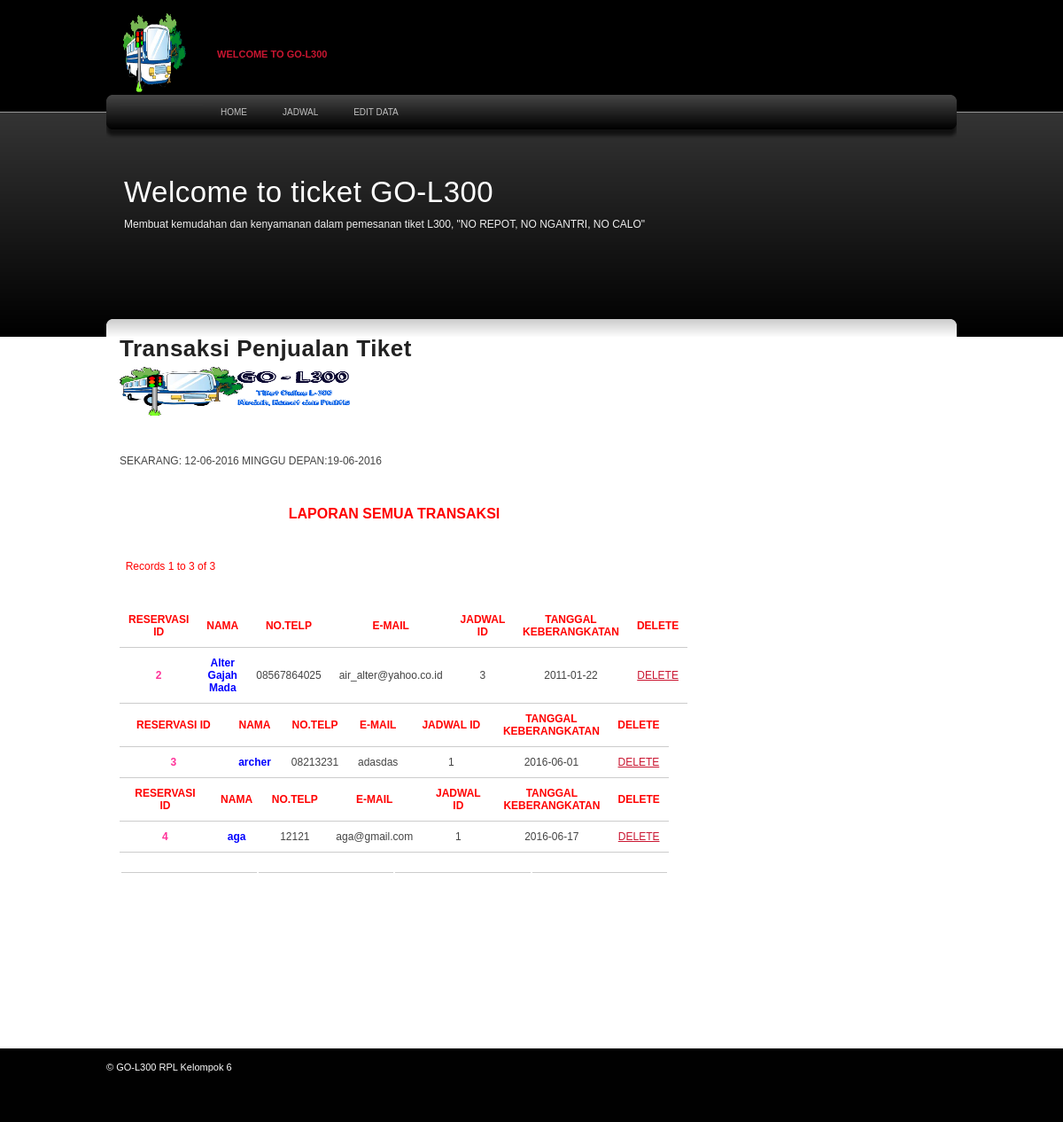
The page /admin/all_aporan.php on the database its author committed.
### tables this page shows
CREATE TABLE IF NOT EXISTS `reservasi` (
  `reservasiID` int(11) NOT NULL,
  `nama` varchar(64) NOT NULL DEFAULT '',
  `no_identitas` varchar(64) NOT NULL DEFAULT '',
  `identitasID` int(11) NOT NULL,
  `no_telp` varchar(24) NOT NULL DEFAULT '',
  `email` varchar(64) NOT NULL DEFAULT '',
  `jadwalID` int(11) NOT NULL,
  `KAID` int(11) NOT NULL,
  `stasiunID` int(11) NOT NULL,
  `stasiunID1` int(11) NOT NULL,
  `pembayaranID` int(11) NOT NULL,
  `pemilik` varchar(64) NOT NULL,
  `bankID` int(11) NOT NULL,
  `rekening` varchar(64) NOT NULL DEFAULT '',
  `jumlahID` int(11) NOT NULL,
  `tanggal_berangkat` date NOT NULL
);

### admin/all_aporan.php (the view, shortened to what this page needs)
<?php require_once('../Connections/connkereta.php'); ?><?php
$maxRows_rsreservasi = 5;
$pageNum_rsreservasi = 0;
$startRow_rsreservasi = $pageNum_rsreservasi * $maxRows_rsreservasi;
$query_rsreservasi = "SELECT reservasi.reservasiID, reservasi.nama, reservasi.no_identitas, reservasi.identitasID, reservasi.no_telp, reservasi.email, reservasi.jadwalID, reservasi.KAID, reservasi.KAID, reservasi.stasiunID, reservasi.stasiunID1, reservasi.pembayaranID, reservasi.pemilik, reservasi.bankID, reservasi.rekening, reservasi.jumlahID, reservasi.tanggal_berangkat, jadwal.Harga, jadwal.Jam, ka.KANama, pembayaran.jenisPembayaran, stasiun.stasiunNama, stasiun1.stasiunNama1, identitas.jenisID, bank.bankNama, jumlah.jumlahNama FROM reservasi, jadwal, ka, pembayaran, stasiun, stasiun1, identitas, bank, jumlah WHERE (reservasi.identitasID=identitas.identitasID) AND (reservasi.jadwalID=jadwal.jadwalID) AND (reservasi.KAID=KA.KAID) AND (reservasi.stasiunID=stasiun.stasiunID) AND (reservasi.stasiunID1=stasiun1.stasiunID1) AND (reservasi.pembayaranID=pembayaran.pembayaranID) AND (reservasi.bankID=bank.bankID) AND (reservasi.jumlahID=jumlah.jumlahID) ORDER BY reservasi.reservasiID ASC";
$query_limit_rsreservasi = sprintf("%s LIMIT %d, %d", $query_rsreservasi, $startRow_rsreservasi, $maxRows_rsreservasi);
$rsreservasi = mysql_query($query_limit_rsreservasi, $connkereta) or die(mysql_error());
$row_rsreservasi = mysql_fetch_assoc($rsreservasi);
if (isset($_GET['totalRows_rsreservasi'])) {
  $totalRows_rsreservasi = $_GET['totalRows_rsreservasi'];
} else {
  $all_rsreservasi = mysql_query($query_rsreservasi);
  $totalRows_rsreservasi = mysql_num_rows($all_rsreservasi);
}
?><!DOCTYPE html PUBLIC "-//W3C//DTD XHTML 1.0 Strict//EN" "http://www.w3.org/TR/xhtml1/DTD/xhtml1-strict.dtd">
<html xmlns="http://www.w3.org/1999/xhtml">
<head>
<link rel="stylesheet" href="../styles.css" type="text/css" />
</head>
<body>
<div id="container">
  <div id="header">
      <h1><a href="/"><img src="images/Go1.png" alt="" width="94" height="89" longdesc="images/200px-PT.KA.svg.png" /></a></h1>
      <h2>Welcome to GO-L300</h2>
    </div>
<div id="nav">
      <ul>
          <li><a href="admin.php">Home</a></li>
            <li><a href="edit_jadwal.php">Jadwal</a></li>
          <li><a href="edit.php">EDIT DATA</a></li>
    </ul>
  </div>
    <div id="page-intro">
      <h2>Welcome to ticket GO-L300</h2>
        <p>Membuat kemudahan dan kenyamanan dalam pemesanan tiket L300, "NO REPOT, NO NGANTRI, NO CALO"</p>
        <p>&nbsp;</p>
  </div>
    <div id="body">
    <div id="content">
      <h2><strong>Transaksi Penjualan Tiket</strong></h2>
            <p><img src="images/Go2.png" alt="" width="265" height="55" longdesc="images/footer-l2.png" /></p>
            <p><?php
$nextWeek = time() + (7*24*60*60);
echo 'SEKARANG: '.date('d-m-Y')."\n";
echo 'MINGGU DEPAN:'.date('d-m-Y',$nextWeek)."\n";
?>
  </h10></p>
          <p align="center" class="style2">LAPORAN SEMUA TRANSAKSI</p>
          <p align="left" class="style1">&nbsp;
Records <?php echo ($startRow_rsreservasi + 1) ?> to <?php echo min($startRow_rsreservasi + $maxRows_rsreservasi, $totalRows_rsreservasi) ?> of <?php echo $totalRows_rsreservasi ?> </p>
          <?php do { ?>
          <table width="100%" border="0" cellspacing="0" cellpadding="3">
            <tr>
              <td width="20%"><div align="center" class="style1">
                <div align="center"><strong>RESERVASI ID</strong></div>
              </div></td>
              <td width="10%"><div align="center" class="style1">
                <div align="center"><strong>NAMA</strong></div>
              </div></td>
              <td width="12%"><div align="center" class="style1">
                <div align="center"><strong>NO.TELP</strong></div>
              </div></td>
              <td width="11%"><div align="center" class="style1">
                <div align="center"><strong>E-MAIL</strong></div>
              </div></td>
              <td width="16%"><div align="center" class="style1">
                <div align="center"><strong>JADWAL ID</strong></div>
              </div></td>
              <td width="20%"><div align="center" class="style1">
                <div align="center"><strong>TANGGAL KEBERANGKATAN</strong></div>
              </div></td>
              <td width="11%"><div align="center" class="style1">
                <div align="center"><strong>DELETE</strong></div>
              </div></td>
            </tr>
            <tr>
              <td><div align="center" class="style7"><?php echo $row_rsreservasi['reservasiID']; ?></div></td>
              <td><div align="center" class="style6"><?php echo $row_rsreservasi['nama']; ?></div></td>
              <td><div align="center"><?php echo $row_rsreservasi['no_telp']; ?></div></td>
              <td><div align="center"><?php echo $row_rsreservasi['email']; ?></div></td>
              <td><div align="center"><?php echo $row_rsreservasi['jadwalID']; ?></div></td>
              <td><div align="center"><?php echo $row_rsreservasi['tanggal_berangkat']; ?></div></td>
              <td><div align="center"><a href="delete_reservasi.php?reservasiID=<?php echo $row_rsreservasi['reservasiID']; ?>"onclick="return confirmDelete()">DELETE</a></div></td>
            </tr>
                          </table>
            <?php } while ($row_rsreservasi = mysql_fetch_assoc($rsreservasi)); ?>
          <table border="0">
            <tr>
              <td></td>
              <td></td>
              <td></td>
              <td></td>
            </tr>
          </table>
<p align="left" class="style1">&nbsp;</p>
<p>&nbsp;</p>
          <p align="center" class="style1">&nbsp;</p>
    </div>
    </div>
</div>
<div id="footer">
  <p>&copy; GO-L300 RPL Kelompok 6</p>
</div>
</body>
</html>

### styles.css (style rules this page uses)
body { background: #fff url('images/bodybg.jpg') repeat-x scroll top left; margin:0; padding:0; font-family: Verdana, Geneva, sans-serif; font-size: 12px; color: #444; }
* { margin:0; padding:0; }
table { width: 100%; text-align: left; }
th, td { padding: 10px 10px; }
td { background: #fff; border-bottom: 1px solid #ccc; }
p { line-height: 2.1em; margin-bottom: 30px; }
a { color: #CA1631; }
h1 { color: #999; font-weight: normal; font-size: 35px; }
h2 { color: #222; font-family: Arial, Helvetica, sans-serif; font-size: 26px; letter-spacing: 0.5px; font-weight: normal; padding: 0 0 5px; margin: 0; }
ul, ol { margin: 0 0 35px 35px; }
li { padding-bottom: 10px; }
#container { width: 960px; margin:0 auto; padding: 0; background: transparent url('images/core.jpg') no-repeat; }
#header { padding: 0; margin: 0 auto; height: 108px; }
#header h1 { padding-top: 15px; padding-left: 15px; }
#header h1 a { font-family: Arial, Helvetica, sans-serif; color: #fff; font-size: 60px; font-weight: normal; text-decoration: none; letter-spacing: -3px; float: left; border-bottom: 1px solid #333; }
#header h2 { color: #CA1631; float: left; font-family: Arial, Helvetica, sans-serif; font-size: 11px; font-weight: bold; margin-left: 12px; margin-top: 40px; padding-left: 4px; text-transform: uppercase; letter-spacing: 0; }
#nav { height: 40px; width: 960px; }
#nav ul { list-style: none; padding: 0 10px; margin: 0; height: 40px; }
#nav ul li { float: left; display: block; padding:0; }
#nav ul li a { color: #c0c0c0; display: block; font-size: 10px; padding: 13px 20px; text-decoration: none; text-transform: uppercase; }
#page-intro { height: 180px; padding: 50px 20px 0; color: #eee; }
#page-intro h2 { color: #fff; font-size: 33px; font-family: 'Lucida Grande','Lucida Sans Unicode',Geneva,Verdana,Sans-Serif; }
#page-intro p { font-size: 12px; }
#body { margin:0 auto; padding: 0 15px; width: 930px; }
#content { float: left; width: 620px; margin: 0; }
#footer { background-color: #010101; margin: 0 auto; padding: 10px 0 50px; }
#footer p { text-align: left; color: #fff; font-size: 11px; font-family: Arial, Helvetica, sans-serif; margin: 0 auto; display: block; padding: 0; width: 960px; }

### admin/all_aporan.php (style rules this page uses)
.style2 { color: #FF0000; font-size: 16px; font-weight: bold; }
.style6 { color: #0000FF; font-weight: bold; }
.style7 { color: #FF3399; font-weight: bold; }

### rows shown on the page
reservasi: reservasiID "2", nama "Alter Gajah Mada", no_telp "08567864025", email "air_alter@yahoo.co.id", jadwalID "3", tanggal_berangkat "2011-01-22"
reservasi: reservasiID "3", nama "archer", no_telp "08213231", email "adasdas", jadwalID "1", tanggal_berangkat "2016-06-01"
reservasi: reservasiID "4", nama "aga", no_telp "12121", email "aga@gmail.com", jadwalID "1", tanggal_berangkat "2016-06-17"

### other values the page prints
$startRow_rsreservasi + 1 "1"
$totalRows_rsreservasi "3"
